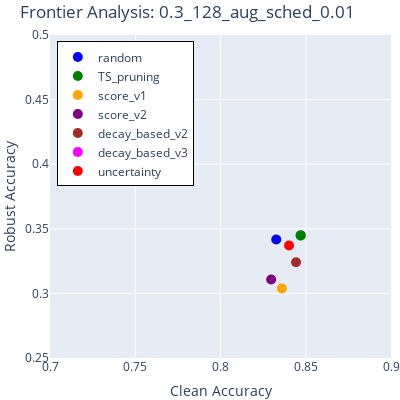

Source (notebook cell):
### Code cell
import numpy as np
import pandas as pd
import plotly.graph_objects as go

# Assuming 'data' is defined
df = pd.DataFrame(data).T
df['adv_acc'] = pd.to_numeric(df['adv_acc'], errors='coerce')
df['nat_acc'] = pd.to_numeric(df['nat_acc'], errors='coerce')
df['aug'] = df['aug'].fillna('aug')

pruning_ratio = '0.3'
batch_size = '128'
aug = 'aug'
sched = 'sched'
init_lr = '0.01'
name = pruning_ratio+'_'+batch_size+'_'+aug+'_'+sched+'_'+init_lr

# Apply filtering
df = df[(df['pruning_ratio'] == pruning_ratio) & 
        (df['batch_size'] == batch_size) &
        (df['aug'] == aug) &
        (df['sched'] == sched) &
        (df['init_lr'] == init_lr)   ]

# Sort the dataframe by natural and adversarial accuracy
sorted_df = df.sort_values(by=['nat_acc', 'adv_acc'], ascending=[False, False])

# Identify the Pareto frontier
pareto_front = []
current_best = -np.inf

for index, row in sorted_df.iterrows():
    if row['adv_acc'] > current_best:
        pareto_front.append((row['nat_acc'], row['adv_acc'], row['pruning_strategy']))
        current_best = row['adv_acc']

pareto_front = np.array(pareto_front)

# Color map for different pruning strategies
color_map = {
    'random': 'blue',
    'TS_pruning': 'green', 
    'score_v1': 'orange',
    'score_v2': 'purple',
    'decay_based_v2': 'brown',
    'decay_based_v3': 'magenta',
    'uncertainty': 'red'
}

# Step 3: Plot using plotly
fig = go.Figure()

# Add all methods as separate scatter points, one for each pruning_strategy
for strategy, color in color_map.items():
    df_subset = df[df['pruning_strategy'] == strategy]
    fig.add_trace(go.Scatter(
        x=df_subset['nat_acc'],
        y=df_subset['adv_acc'],
        mode='markers',
        marker=dict(color=color, size=10),
        name=strategy,
        text=df_subset['pruning_strategy'],  # Hover text for each point
        showlegend=True
    ))

# Add Pareto frontier as a red line but retain original marker colors
fig.add_trace(go.Scatter(
    x=pareto_front[:, 0].astype(float),
    y=pareto_front[:, 1].astype(float),
    mode='lines+markers',
    line=dict(color='black', width=2),
    marker=dict(
        color=[color_map[strategy] for strategy in pareto_front[:, 2]],
        size=10
    ),
    name='Pareto Frontier',
    text=pareto_front[:, 2],  # Hover text for Pareto points
    showlegend=False
))

# Update layout with legend inside the figure and square aspect ratio
fig.update_layout(
    title='Frontier Analysis: ' + name,
    xaxis_title='Clean Accuracy',
    yaxis_title='Robust Accuracy',
    xaxis=dict(range=[0.7, 0.9]),
    yaxis=dict(range=[0.25, 0.5]),
    margin=dict(l=0, r=0, t=35, b=0),  # Margins set to 0
    width=400,  # Set figure width to 3 inches (300px at 96dpi)
    height=400,  # Set figure height to 3 inches (300px at 96dpi)
    showlegend=True,
    legend=dict(
        x=0.02,  # Position the legend inside the figure
        y=0.98,
        traceorder="normal",
        bgcolor="rgba(255, 255, 255, 1)",  # Semi-transparent background
        bordercolor="Black",
        borderwidth=1
    )
)

# Display the plot
fig.show()

# Save the figure
fig.write_image("./figures/pareto_front_{}.png".format(name))

### Figure 1 — Plotly figure (JSON) as saved in the notebook; plotly's stock layout.template omitted (floating-point values rounded to 4 significant figures)
{"data": [{"marker": {"color": "blue", "size": 10}, "mode": "markers", "name": "random", "showlegend": true, "text": ["random"], "type": "scatter", "x": [0.8327], "y": [0.3417]}, {"marker": {"color": "green", "size": 10}, "mode": "markers", "name": "TS_pruning", "showlegend": true, "text": ["TS_pruning"], "type": "scatter", "x": [0.847], "y": [0.3449]}, {"marker": {"color": "orange", "size": 10}, "mode": "markers", "name": "score_v1", "showlegend": true, "text": ["score_v1"], "type": "scatter", "x": [0.836], "y": [0.3038]}, {"marker": {"color": "purple", "size": 10}, "mode": "markers", "name": "score_v2", "showlegend": true, "text": ["score_v2"], "type": "scatter", "x": [0.8297], "y": [0.3107]}, {"marker": {"color": "brown", "size": 10}, "mode": "markers", "name": "decay_based_v2", "showlegend": true, "text": ["decay_based_v2"], "type": "scatter", "x": [0.8443], "y": [0.3241]}, {"marker": {"color": "magenta", "size": 10}, "mode": "markers", "name": "decay_based_v3", "showlegend": true, "text": ["decay_based_v3"], "type": "scatter", "x": [null], "y": [null]}, {"marker": {"color": "red", "size": 10}, "mode": "markers", "name": "uncertainty", "showlegend": true, "text": ["uncertainty"], "type": "scatter", "x": [0.8402], "y": [0.3371]}, {"line": {"color": "black", "width": 2}, "marker": {"color": ["green"], "size": 10}, "mode": "lines+markers", "name": "Pareto Frontier", "showlegend": false, "text": ["TS_pruning"], "type": "scatter", "x": [0.847], "y": [0.3449]}], "layout": {"height": 400, "legend": {"bgcolor": "rgba(255, 255, 255, 1)", "bordercolor": "Black", "borderwidth": 1, "traceorder": "normal", "x": 0.02, "y": 0.98}, "margin": {"b": 0, "l": 0, "r": 0, "t": 35}, "showlegend": true, "title": {"text": "Frontier Analysis: 0.3_128_aug_sched_0.01"}, "width": 400, "xaxis": {"range": [0.7, 0.9], "title": {"text": "Clean Accuracy"}}, "yaxis": {"range": [0.25, 0.5], "title": {"text": "Robust Accuracy"}}}}
